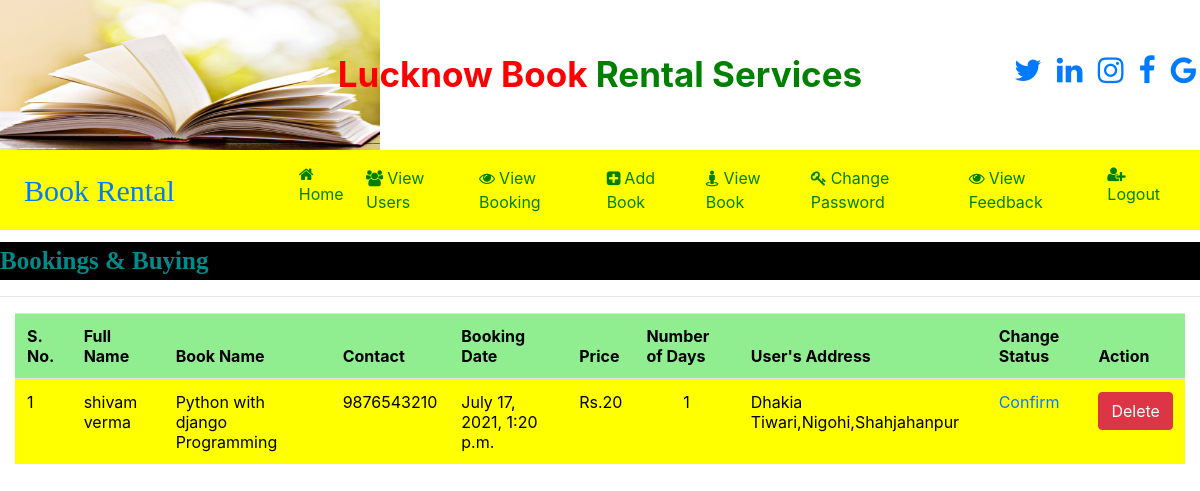
/view_booking_admin (signed in), run on the app's committed database.
### book/models.py (models this page shows)
class Booked(models.Model):
    first_name = models.CharField(max_length=20,null=True)
    last_name = models.CharField(max_length=30, null=True)
    email = models.CharField(max_length=30,null=True)
    mobile = models.CharField(max_length=30,null=True)
    book_name = models.CharField(max_length=30,null=True)
    booking_date = models.CharField(max_length=20,null=True)
    days = models.CharField(max_length=10,null=True)
    price1 = models.CharField(max_length=20,null=True)
    price2 = models.CharField(max_length=20,null=True)
    address = models.CharField(max_length=50,null=True)
    status=models.CharField(max_length=20,null=True)

### book/views.py (the view)
# urls.py: path('view_booking_admin',view_booking_admin,name="view_booking_admin"),
def view_booking_admin(request):
    if not request.user.is_authenticated:
        return redirect('admin_login')
    data = Booked.objects.all()
    d = {'data': data}
    return render(request,'view_booking_admin.html',d)

### book/templates/view_booking_admin.html
{% include 'admin_navigation.html' %}
<marquee behavior="alternate" style="font-family: 'Monotype Corsiva'; font-size:25px; color:darkcyan; background-color:black; font-weight:bold; margin-top:1%">
     Bookings & Buying
</marquee>
<hr>
<div class="container-fluid">
<table class="table table-hover " id="example">
    <thead>
    <tr style="background-color: lightgreen; color : black">
        <th>S. No.</th>
        <th>Full Name</th>
        <th>Book Name</th>
        <th>Contact</th>
        <th>Booking Date</th>
        <th>Price</th>
        <th>Number of Days</th>
        <th>User's Address</th>
        <th>Change Status</th>
        <th>Action</th>
    </tr>
    </thead>
    <tbody style="background-color:yellow; color: black">
    {% for i in data %}
    <tr>
        <td>{{forloop.counter}}</td>
        <td>{{i.first_name}} {{i.last_name}}</td>
        <td>{{i.book_name}}</td>
        <td>{{i.mobile}}</td>
        <td>{{i.booking_date}}</td>
        <td>Rs.{{i.price1}}</td>
        <td align="center">{{i.days}}</td>
        <td>{{i.address}}</td>
        <td><a href="{% url 'change_status' i.id %}">{{i.status}}</a></td>
        <td><a href="{% url 'delete_booking' i.id %}" class="btn btn-danger" onclick="return confirm('Are you Sure?')">Delete</a> </td>
    </tr>
    {% endfor %}
    </tbody>
</table>
</div>

### data on the page
Booked: first_name "shivam", last_name "verma", book_name "Python with django Programming", mobile "9876543210", booking_date "July 17, 2021, 1:20 p.m.", price1 "20", days "1", address "Dhakia Tiwari,Nigohi,Shahjahanpur", status "Confirm"
